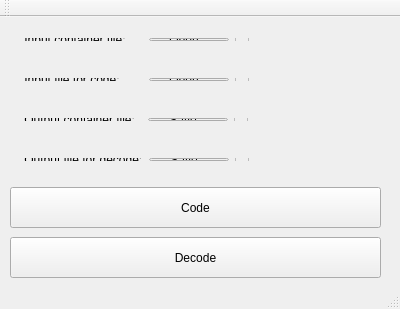
<?xml version="1.0" encoding="UTF-8"?>
<ui version="4.0">
 <class>MainWindow</class>
 <widget class="QMainWindow" name="MainWindow">
  <property name="geometry">
   <rect>
    <x>0</x>
    <y>0</y>
    <width>400</width>
    <height>309</height>
   </rect>
  </property>
  <property name="windowTitle">
   <string>Steganography</string>
  </property>
  <widget class="QWidget" name="centralWidget">
   <widget class="QPushButton" name="pushcode">
    <property name="geometry">
     <rect>
      <x>10</x>
      <y>170</y>
      <width>371</width>
      <height>41</height>
     </rect>
    </property>
    <property name="text">
     <string>Code</string>
    </property>
   </widget>
   <widget class="QPushButton" name="pushdecode">
    <property name="geometry">
     <rect>
      <x>10</x>
      <y>220</y>
      <width>371</width>
      <height>41</height>
     </rect>
    </property>
    <property name="text">
     <string>Decode</string>
    </property>
   </widget>
   <widget class="QWidget" name="">
    <property name="geometry">
     <rect>
      <x>10</x>
      <y>10</y>
      <width>394</width>
      <height>25</height>
     </rect>
    </property>
    <layout class="QHBoxLayout" name="horizontalLayout">
     <item>
      <widget class="QLabel" name="label">
       <property name="text">
        <string> Input container file:     </string>
       </property>
      </widget>
     </item>
     <item>
      <widget class="QPushButton" name="push_input">
       <property name="text">
        <string>Open...</string>
       </property>
      </widget>
     </item>
     <item>
      <widget class="QCheckBox" name="checkBox">
       <property name="enabled">
        <bool>false</bool>
       </property>
       <property name="text">
        <string/>
       </property>
      </widget>
     </item>
     <item>
      <widget class="QLabel" name="label_5">
       <property name="minimumSize">
        <size>
         <width>170</width>
         <height>0</height>
        </size>
       </property>
       <property name="text">
        <string/>
       </property>
      </widget>
     </item>
    </layout>
   </widget>
   <widget class="QWidget" name="">
    <property name="geometry">
     <rect>
      <x>10</x>
      <y>50</y>
      <width>392</width>
      <height>25</height>
     </rect>
    </property>
    <layout class="QHBoxLayout" name="horizontalLayout_2">
     <item>
      <widget class="QLabel" name="label_2">
       <property name="text">
        <string> Input file for code:       </string>
       </property>
      </widget>
     </item>
     <item>
      <widget class="QPushButton" name="push_inputF">
       <property name="text">
        <string>Open...</string>
       </property>
      </widget>
     </item>
     <item>
      <widget class="QCheckBox" name="checkBox_2">
       <property name="enabled">
        <bool>false</bool>
       </property>
       <property name="text">
        <string/>
       </property>
      </widget>
     </item>
     <item>
      <widget class="QLabel" name="label_6">
       <property name="minimumSize">
        <size>
         <width>170</width>
         <height>0</height>
        </size>
       </property>
       <property name="text">
        <string/>
       </property>
      </widget>
     </item>
    </layout>
   </widget>
   <widget class="QWidget" name="">
    <property name="geometry">
     <rect>
      <x>10</x>
      <y>90</y>
      <width>393</width>
      <height>25</height>
     </rect>
    </property>
    <layout class="QHBoxLayout" name="horizontalLayout_3">
     <item>
      <widget class="QLabel" name="label_3">
       <property name="text">
        <string> Output container file:  </string>
       </property>
      </widget>
     </item>
     <item>
      <widget class="QPushButton" name="push_output">
       <property name="text">
        <string>Save...</string>
       </property>
      </widget>
     </item>
     <item>
      <widget class="QCheckBox" name="checkBox_3">
       <property name="enabled">
        <bool>false</bool>
       </property>
       <property name="text">
        <string/>
       </property>
      </widget>
     </item>
     <item>
      <widget class="QLabel" name="label_7">
       <property name="minimumSize">
        <size>
         <width>170</width>
         <height>0</height>
        </size>
       </property>
       <property name="text">
        <string/>
       </property>
      </widget>
     </item>
    </layout>
   </widget>
   <widget class="QWidget" name="">
    <property name="geometry">
     <rect>
      <x>10</x>
      <y>130</y>
      <width>391</width>
      <height>25</height>
     </rect>
    </property>
    <layout class="QHBoxLayout" name="horizontalLayout_4">
     <item>
      <widget class="QLabel" name="label_4">
       <property name="text">
        <string> Output file for decode:</string>
       </property>
      </widget>
     </item>
     <item>
      <widget class="QPushButton" name="push_outputF">
       <property name="text">
        <string>Save...</string>
       </property>
      </widget>
     </item>
     <item>
      <widget class="QCheckBox" name="checkBox_4">
       <property name="enabled">
        <bool>false</bool>
       </property>
       <property name="text">
        <string/>
       </property>
      </widget>
     </item>
     <item>
      <widget class="QLabel" name="label_8">
       <property name="minimumSize">
        <size>
         <width>170</width>
         <height>0</height>
        </size>
       </property>
       <property name="text">
        <string/>
       </property>
      </widget>
     </item>
    </layout>
   </widget>
  </widget>
  <widget class="QToolBar" name="mainToolBar">
   <attribute name="toolBarArea">
    <enum>TopToolBarArea</enum>
   </attribute>
   <attribute name="toolBarBreak">
    <bool>false</bool>
   </attribute>
  </widget>
  <widget class="QStatusBar" name="statusBar"/>
 </widget>
 <layoutdefault spacing="6" margin="11"/>
 <resources/>
 <connections/>
</ui>
